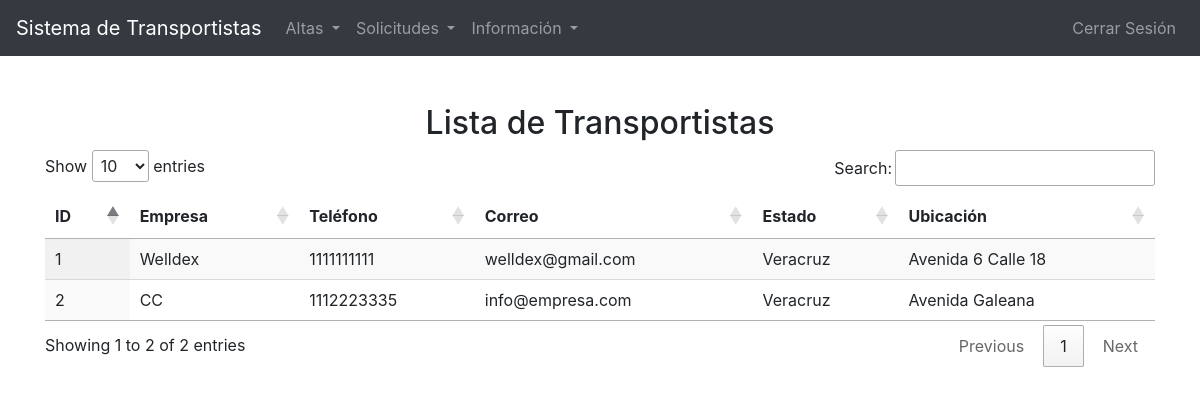
Page /Transportes/verTransportista.php (signed in) on the committed database.
### tables this page shows
CREATE TABLE `transportista` (
  `ID_Transp` int(11) NOT NULL,
  `Empresa_Transp` varchar(100) NOT NULL,
  `Telefono_Transp` char(10) NOT NULL,
  `Correo_Transp` varchar(100) NOT NULL,
  `Estado_Transp` varchar(100) NOT NULL,
  `Ubicacion_Transp` varchar(100) NOT NULL
);

### Transportes/verTransportista.php (the view, shortened to what this page needs)
<?php
include('bd.php');
$sql = "SELECT * FROM Transportista";
$result = $conn->query($sql);
$transportistas = [];
if ($result->num_rows > 0) {
    while($row = $result->fetch_assoc()) {
        $transportistas[] = $row;
    }
}
?>
<!DOCTYPE html>
<html lang="es">
<head>
    <link href="https://stackpath.bootstrapcdn.com/bootstrap/4.5.2/css/bootstrap.min.css" rel="stylesheet">
    <link rel="stylesheet" href="https://cdn.datatables.net/1.10.21/css/jquery.dataTables.min.css">
</head>
<body>
<nav class="navbar navbar-expand-lg navbar-dark bg-dark">
    <a class="navbar-brand" href="welcome.php">Sistema de Transportistas</a>
    <div class="collapse navbar-collapse" id="navbarNavDropdown">
        <ul class="navbar-nav mr-auto">
            <li class="nav-item dropdown">
                <a class="nav-link dropdown-toggle" href="#" id="altasDropdown" role="button" data-toggle="dropdown" aria-haspopup="true" aria-expanded="false">
                    Altas
                </a>
            </li>
            <li class="nav-item dropdown">
                <a class="nav-link dropdown-toggle" href="#" id="solicitudesDropdown" role="button" data-toggle="dropdown" aria-haspopup="true" aria-expanded="false">
                    Solicitudes
                </a>
            </li>
            <li class="nav-item dropdown">
                <a class="nav-link dropdown-toggle" href="#" id="informacionDropdown" role="button" data-toggle="dropdown" aria-haspopup="true" aria-expanded="false">
                    Información
                </a>
            </li>
        </ul>
        <ul class="navbar-nav ml-auto">
            <li class="nav-item">
                <a class="nav-link" href="logout.php">Cerrar Sesión</a>
            </li>
        </ul>
    </div>
</nav>
    <div class="container mt-5">
        <h2 class="text-center">Lista de Transportistas</h2>
        <table id="transportistasTable" class="display" style="width:100%">
            <thead>
                <tr>
                    <th>ID</th>
                    <th>Empresa</th>
                    <th>Teléfono</th>
                    <th>Correo</th>
                    <th>Estado</th>
                    <th>Ubicación</th>
                </tr>
            </thead>
            <tbody>
                <?php foreach ($transportistas as $transportista): ?>
                    <tr>
                        <td><?php echo $transportista['ID_Transp']; ?></td>
                        <td><?php echo $transportista['Empresa_Transp']; ?></td>
                        <td><?php echo $transportista['Telefono_Transp']; ?></td>
                        <td><?php echo $transportista['Correo_Transp']; ?></td>
                        <td><?php echo $transportista['Estado_Transp']; ?></td>
                        <td><?php echo $transportista['Ubicacion_Transp']; ?></td>
                    </tr>
                <?php endforeach; ?>
            </tbody>
        </table>
    </div>
</body>
</html>

### rows in the picture
transportista: ID_Transp "1", Empresa_Transp "Welldex", Telefono_Transp "1111111111", Correo_Transp "welldex@gmail.com", Estado_Transp "Veracruz", Ubicacion_Transp "Avenida 6 Calle 18"
transportista: ID_Transp "2", Empresa_Transp "CC", Telefono_Transp "1112223335", Correo_Transp "info@empresa.com", Estado_Transp "Veracruz", Ubicacion_Transp "Avenida Galeana"
